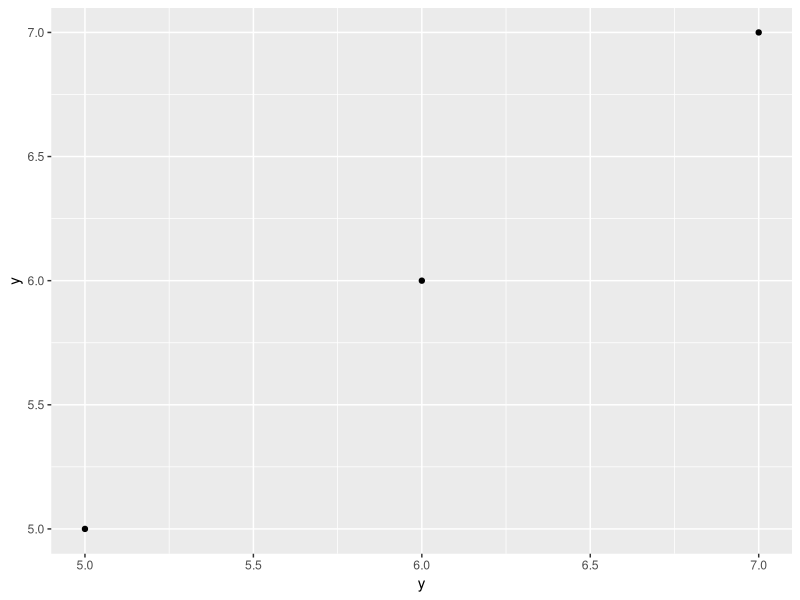

R code for this plot:
#load libraries
library(tidyverse)

df<- data.frame(x= c(0, 10, 5),
                y=c(5, 6,7))
df %>% ggplot(aes(x=y, y=y)) +
  geom_point()
